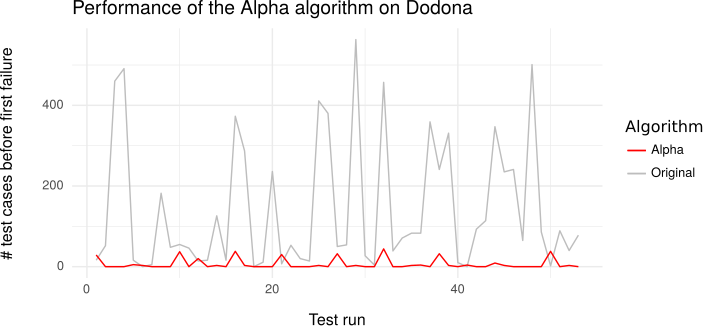

Generate this figure with R:
library(ggplot2)

data <- read.csv2("/home/pieter/Documenten/thesis/evaluation/dodona/performance.csv", header = TRUE, sep = ",")

data <- subset(data, Alpha > -1 & Alpha < 80)
data$idx = seq(1:length(data$commit))

ggplot(data, aes(idx)) +
  geom_line(aes(y = Original, color = "Original")) +
  geom_line(aes(y = Alpha, color = "Alpha")) +
  ggtitle("Performance of the Alpha algorithm on Dodona") +
  labs(x = "Test run", y = "# test cases before first failure") +
  scale_color_manual(name = "Algorithm", values = c("Original" = "gray", "Alpha" = "red")) +
  theme_bw(base_size = 12, base_family = "") %+replace% 
  theme(axis.ticks = element_blank(), legend.background = element_blank(), 
        legend.position = "right", legend.title = element_text("Algorithm"),
        legend.key = element_blank(), panel.background = element_blank(), 
        panel.border = element_blank(), strip.background = element_blank(), 
        axis.title.x = element_text(margin = margin(t = 0.5, b = 0, unit = "cm")),
        axis.title.y = element_text(margin = margin(r = 0.8, unit = "cm"), angle = 90),
        plot.background = element_blank(), complete = TRUE)
